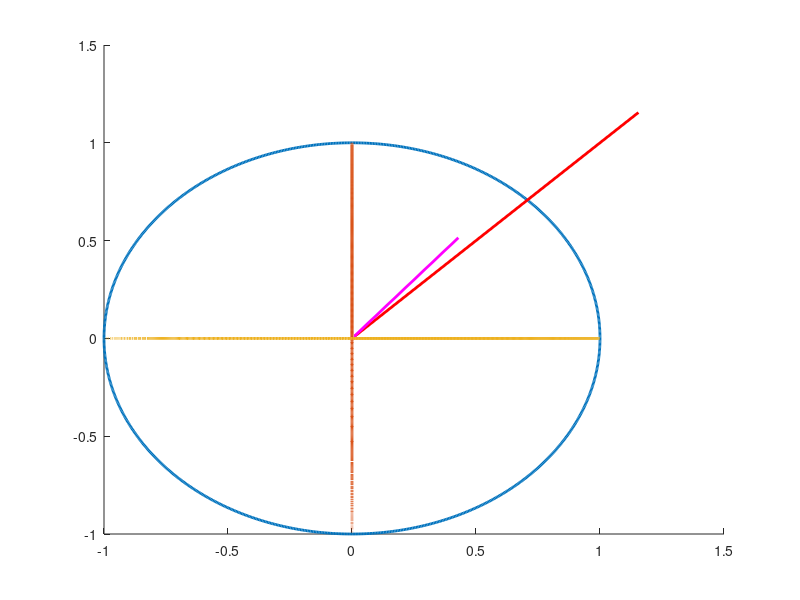

Write MATLAB code to recreate this figure. (Note: this script raises an error after producing the figure.)
%   Author: Ying Xiong.
%   Created: Feb 09, 2014.

% Rotation axis.
ax = [1; 1; 1];
ax = ax / norm(ax);

% Rotation angle.
theta = -5*pi/6;

% Original vector.
u = [0.5; 0.6; sqrt(3)/2];
u = u / norm(u);

figure; hold on;
% Draw the circle frame.
nSamples = 1000;
t = linspace(-pi, pi, nSamples);
z = zeros(size(t));
plot3(cos(t), sin(t), z, 'LineWidth', 2);
plot3(z, cos(t), sin(t), 'LineWidth', 2);
plot3(cos(t), z, sin(t), 'LineWidth', 2);

% Draw rotation axis.
plot3([0 ax(1)*2], [0 ax(2)*2], [0 ax(3)*2], 'r', 'LineWidth', 2);

% Rotate the 'u' vector and draw results.
plot3([0 u(1)], [0 u(2)], [0 u(3)], 'm', 'LineWidth', 2);
v = RotateVecByAxisAngle(u, ax, theta);
plot3([0 v(1)], [0 v(2)], [0 v(3)], 'm', 'LineWidth', 2);

% Draw the circle that is
v = RotateVecByAxisAngle(repmat(u, [1, nSamples]), ax, t);
plot3(v(1,:), v(2,:), v(3,:), 'm', 'LineWidth', 2);

view(-170, 8);
axis equal; axis off;
